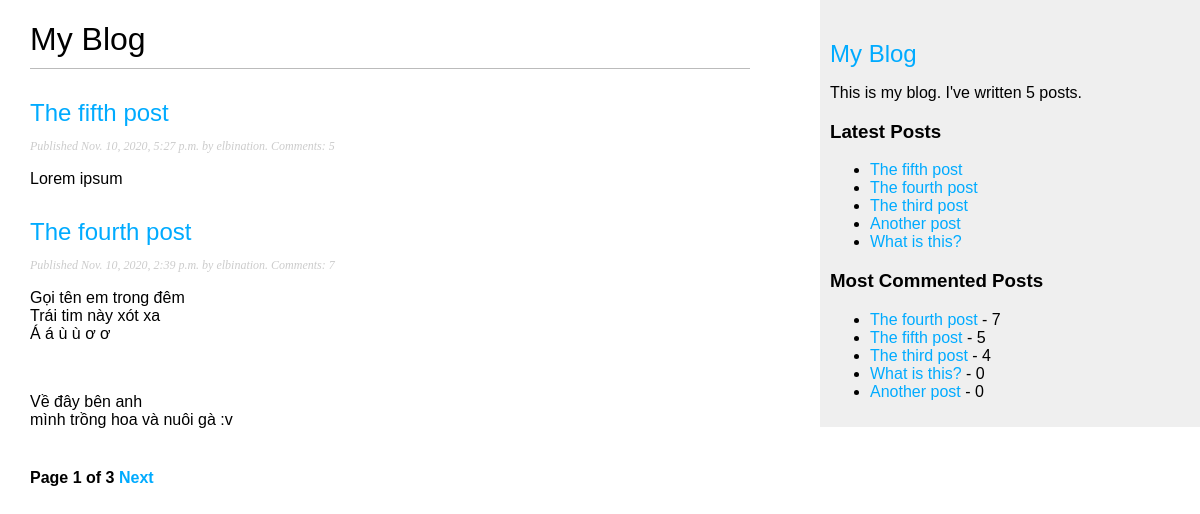
Before: / with the older database file.
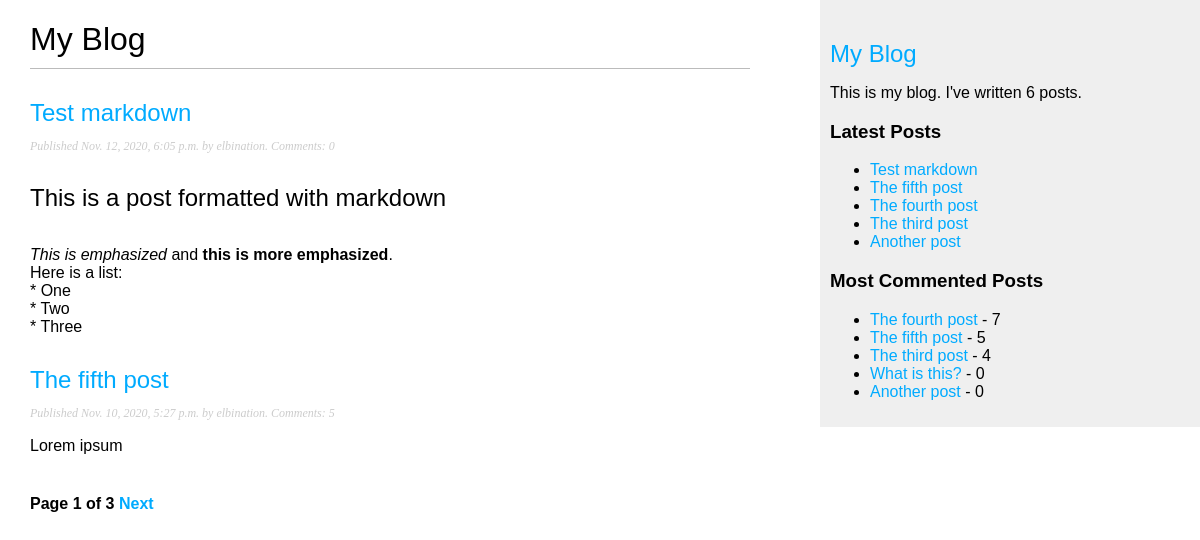
After: the same page with the newer database file.
### blog/models.py (models this page shows, shortened)
class Post(models.Model):
    STATUS_CHOICES = (
        ('draft', 'Draft'),
        ('published', 'Published'),
    )
    title = models.CharField(max_length=250)
    slug = models.SlugField(max_length=250,
                            unique_for_date='publish')
    author = models.ForeignKey(User,
                               on_delete=models.CASCADE,
                               related_name='blog_posts')
    body = models.TextField()
    publish = models.DateTimeField(default=timezone.now)
    created = models.DateTimeField(auto_now_add=True)
    updated = models.DateTimeField(auto_now=True)
    status = models.CharField(max_length=10,
                              choices=STATUS_CHOICES,
                              default='draft')
    objects = models.Manager()  # The default manager
    published = PublishedManager()  # Custom manager
    class Meta:
        ordering = ('-publish',)
    def get_absolute_url(self):
        return reverse('blog:post_detail',
                       args=[self.publish.year,
                             self.publish.month,
                             self.publish.day,
                             self.slug])

### blog/views.py (the view)
# urls.py: path('', views.post_list, name='post_list'),
def post_list(request):
    published_posts = Post.published.all()
    paginator = Paginator(published_posts, 2)  # 2 posts each page
    page = request.GET.get('page')
    try:
        posts = paginator.page(page)
    except PageNotAnInteger:
        posts = paginator.page(1)
    except EmptyPage:
        posts = paginator.page(paginator.num_pages)
    context = {
        'page': page,
        'posts': posts,
    }
    return render(request, 'blog/post/list.html', context=context)

### blog/models.py (called while the page is built)
    def get_queryset(self):
        return super(PublishedManager,
                     self).get_queryset().filter(status='published')

### blog/templatetags/blog_tags.py (called while the page is built)
@register.simple_tag
def total_posts():
    return Post.published.count()

@register.inclusion_tag('blog/_components/latest_posts.html')
def show_latest_posts(count=5):
    latest_posts = Post.published.order_by('-publish')[:count]
    return {'latest_posts': latest_posts}

@register.simple_tag
def show_most_commented_posts(count=5):
    most_commented_posts = Post.published.annotate(total_comments=Count('comments')).order_by('-total_comments')[:count]
    return most_commented_posts

@register.filter(name='markdown')
def markdown_format(text):
    return mark_safe(markdown.markdown(text))

### templates/blog/post/list.html (shortened to what this page needs)
{% extends 'blog/layout.html' %}
{% load blog_tags %}
{% block content %}
    <h1>My Blog</h1>
    {% for post in posts %}
        <h2>
            <a href="{{ post.get_absolute_url }}">{{ post.title }}</a>
        </h2>
        <p class="date">
            Published {{ post.publish }} by {{ post.author }}. Comments: {{ post.comments.count }}
        </p>
        {{ post.body|markdown|linebreaks|truncatewords_html:30 }}
    {% endfor %}
    {% include 'blog/_components/pagination.html' with page=posts %}
{% endblock %}

### templates/blog/layout.html (shortened to what this page needs)
{% load static %}
{% load blog_tags %}
<!doctype html>
<html lang="en">
<head>
    <link rel="stylesheet" href="{% static 'css/blog.css' %}?v=0.1">
</head>
<body>
<div id="content">
    {% block content %}
    {% endblock %}
</div>
<div id="sidebar">
    <h2><a href="{% url 'blog:post_list' %}">My Blog</a></h2>
    <p>This is my blog. I've written {% total_posts %} posts.</p>
    <h3>Latest Posts</h3>
    {% show_latest_posts %}
    <h3>Most Commented Posts</h3>
    {% show_most_commented_posts as most_commented_posts %}
    <ul>
        {% for post in most_commented_posts %}
            <li>
                <a href="{{ post.get_absolute_url }}">{{ post.title }}</a> - {{ post.comments.count }}
            </li>
        {% endfor %}
    </ul>
</div>
</body>
</html>

### templates/blog/_components/pagination.html (shortened to what this page needs)
<div class="pagination">
    <span class="step-links">
        <span class="current">
        Page {{ page.number }} of {{ page.paginator.num_pages }}
        </span>
        {% if page.has_next %}
            <a href="?page={{ page.next_page_number }}">Next</a>
        {% endif %}
    </span>
</div>

### templates/blog/_components/latest_posts.html
<ul>
    {% for post in latest_posts %}
        <li>
            <a href="{{ post.get_absolute_url }}">{{ post.title }}</a>
        </li>
    {% endfor %}
</ul>

### static/css/blog.css (style rules this page uses)
body { margin: 0; padding: 0; font-family: helvetica, sans-serif; }
a { color: #00abff; text-decoration: none; }
h1 { font-weight: normal; border-bottom: 1px solid #bbb; padding: 0 0 10px 0; }
h2 { font-weight: normal; margin: 30px 0 0; }
#content { float: left; width: 60%; padding: 0 0 0 30px; }
#sidebar { float: right; width: 30%; padding: 10px; background: #efefef; height: 100%; }
p.date { color: #ccc; font-family: georgia, serif; font-size: 12px; font-style: italic; }
.pagination { margin: 40px 0; font-weight: bold; }

Changed rows visible on the page:
no longer on one of the page's lists (row unchanged): Post: title "The fourth post", publish "Nov. 10, 2020, 2:39 p.m.", author "elbination", comments.count "7", body "Gọi tên em trong đêm Trái tim này xót xa Á á ù ù ơ ơ Về đây bên anh mình trồng hoa và nuôi gà :v"
no longer on one of the page's lists (row unchanged): Post: title "What is this?"
added Post: title "Test markdown", publish "Nov. 12, 2020, 6:05 p.m.", author "elbination", comments.count "0", body "This is a post formatted with markdown This is emphasized and this is more emphasized . Here is a list: * One * Two * Three"
Other visible differences:
text no longer shown: "5"
text now shown: "6"
